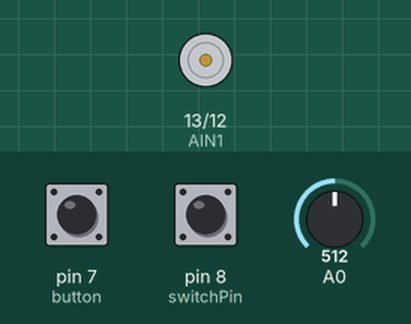
Simulated run of this sketch. Board: Arduino Uno, built with avr-gcc and run on an emulated ATmega328P. Shown: motor-driver pin pairs drawn as motors (green arrow = first pin HIGH = forward, orange = second pin HIGH = backward, longer = more drive, scaled by the enable pin). Inputs (shaded band) come from the test bench; at power-on: pin 7 (button) HIGH, pin 8 (switchPin) HIGH, A0 = 512. What the sketch prints to the serial monitor is not drawn.

Above: at 1.2 s.
1.3 s: pin 7 (button) pulled LOW for 0.15 s
At 1.37 s:
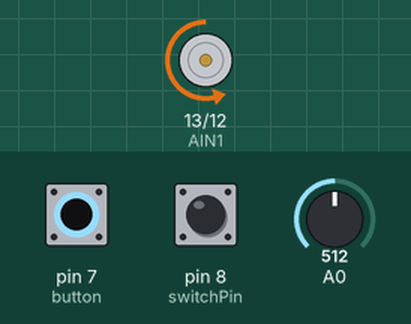
2.9 s: pin 8 (switchPin) pulled LOW for 0.15 s
4.5 s: pin 8 (switchPin) pulled LOW for 3.2 s
9.2 s: pin 7 (button) pulled LOW for 3.2 s
At 13.0 s:
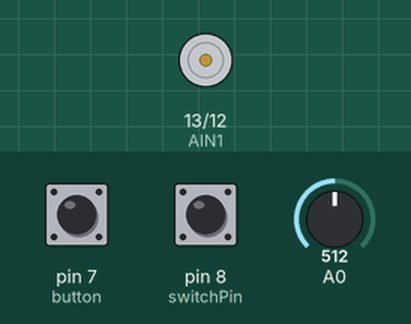
13.9 s: pin 7 (button) driven LOW and pin 8 (switchPin) driven LOW
At 15.1 s:
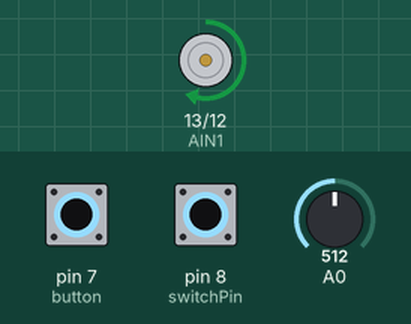
15.4 s: A0 set to 716
At 16.6 s:
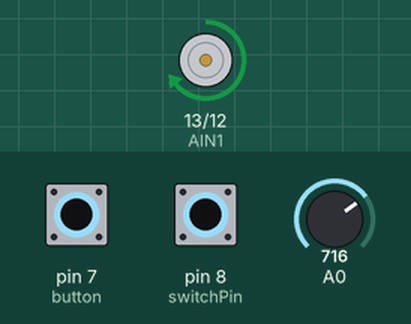
Timing chart, 0 to 17.9 s (numbered marks = the images above; inputs shaded):
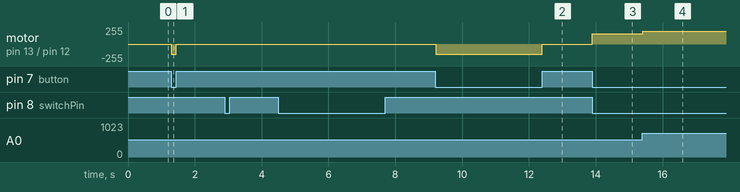

Measured:
- after the input at 1.3 s, motor on pin 13 (AIN1) / pin 12 (AIN2): stopped → backward 152/255 at once, → stopped 0.15 s later
- after the input at 9.2 s, motor on pin 13 (AIN1) / pin 12 (AIN2): stopped → backward 152/255 at once, → stopped 3.2 s later
- after the input at 13.9 s, motor on pin 13 (AIN1) / pin 12 (AIN2): stopped → forward 152/255 at once
- after the input at 15.4 s, motor on pin 13 (AIN1) / pin 12 (AIN2): forward 152/255 → forward 193/255 at once

The sketch:

Arduino_Motor_Controls.ino
```cpp
const int AIN1 = 13;
const int AIN2 = 12;
const int PWMA = 11;
const int button = 7;
const int switchPin = 8;
int motorSpeed;

void setup() {
  pinMode(button, INPUT_PULLUP);
  pinMode(switchPin, INPUT_PULLUP);
  pinMode(AIN1, OUTPUT);
  pinMode(AIN2, OUTPUT);
  pinMode(PWMA, OUTPUT);
  Serial.begin(9600);
}

void loop() {
  motorSpeed = analogRead(A0)/5+50;
  if (digitalRead(button) == LOW) {
    spinMotor(motorSpeed);
  } else {
    spinMotor(0);
  }
  Serial.println(motorSpeed);
}

void spinMotor(int motorSpeed)
{
  if (motorSpeed > 255)
  {
    motorSpeed = 255;
  }
  if (digitalRead(switchPin) == LOW) {
    digitalWrite(AIN1, HIGH);
    digitalWrite(AIN2, LOW);
  }
  else {
    digitalWrite(AIN1, LOW);
    digitalWrite(AIN2, HIGH);
  }
  analogWrite(PWMA, motorSpeed);
}
```
